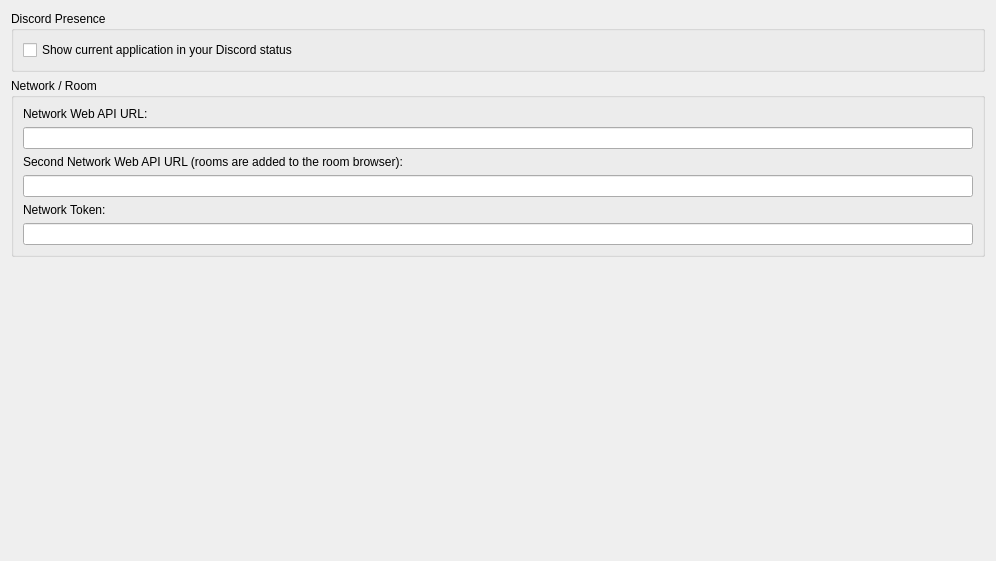
<?xml version="1.0" encoding="UTF-8"?>
<ui version="4.0">
 <class>ConfigureWeb</class>
 <widget class="QWidget" name="ConfigureWeb">
  <property name="geometry">
   <rect>
    <x>0</x>
    <y>0</y>
    <width>996</width>
    <height>561</height>
   </rect>
  </property>
  <layout class="QVBoxLayout" name="verticalLayout">
   <item>
    <widget class="QGroupBox" name="discord_group">
     <property name="title">
      <string>Discord Presence</string>
     </property>
     <layout class="QVBoxLayout" name="verticalLayout_21">
      <item>
       <widget class="QCheckBox" name="toggle_discordrpc">
        <property name="text">
         <string>Show current application in your Discord status</string>
        </property>
       </widget>
      </item>
     </layout>
    </widget>
   </item>
   <item>
    <widget class="QGroupBox" name="network_group">
     <property name="title">
      <string>Network / Room</string>
     </property>
     <layout class="QVBoxLayout" name="verticalLayout_22">
      <item>
       <widget class="QLabel" name="label_2">
        <property name="text">
         <string>Network Web API URL:</string>
        </property>
       </widget>
      </item>
      <item>
       <widget class="QLineEdit" name="web_api_url_lineedit"/>
      </item>
      <item>
       <widget class="QLabel" name="label_web_api_url_2">
        <property name="text">
         <string>Second Network Web API URL (rooms are added to the room browser):</string>
        </property>
       </widget>
      </item>
      <item>
       <widget class="QLineEdit" name="web_api_url_2_lineedit"/>
      </item>
      <item>
       <widget class="QLabel" name="label_3">
        <property name="text">
         <string>Network Token:</string>
        </property>
       </widget>
      </item>
      <item>
       <widget class="QLineEdit" name="token_lineedit"/>
      </item>
     </layout>
    </widget>
   </item>
   <item>
    <spacer name="verticalSpacer">
     <property name="orientation">
      <enum>Qt::Vertical</enum>
     </property>
     <property name="sizeHint" stdset="0">
      <size>
       <width>20</width>
       <height>40</height>
      </size>
     </property>
    </spacer>
   </item>
  </layout>
 </widget>
 <tabstops>
  <tabstop>toggle_discordrpc</tabstop>
 </tabstops>
 <resources/>
 <connections/>
</ui>
